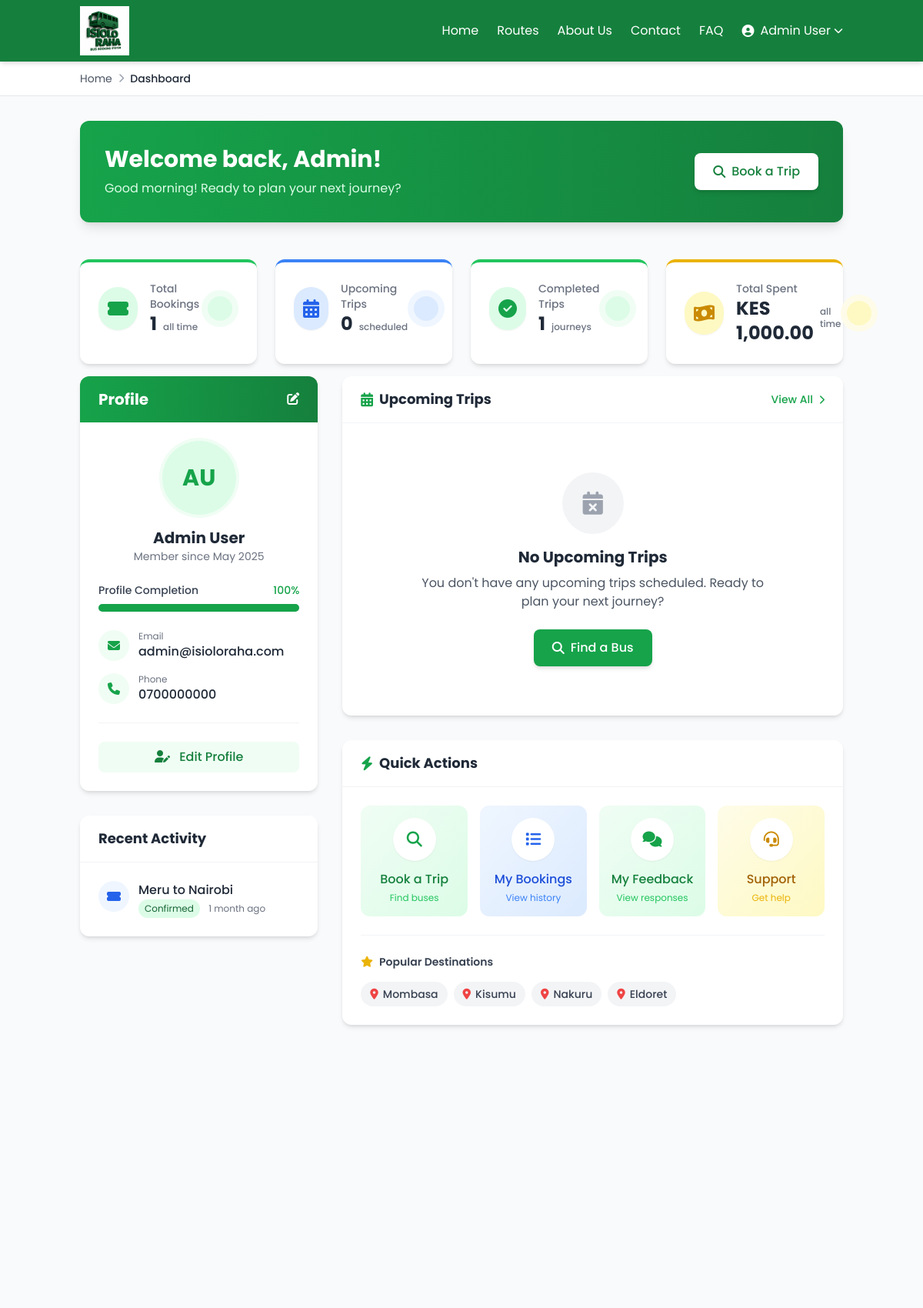
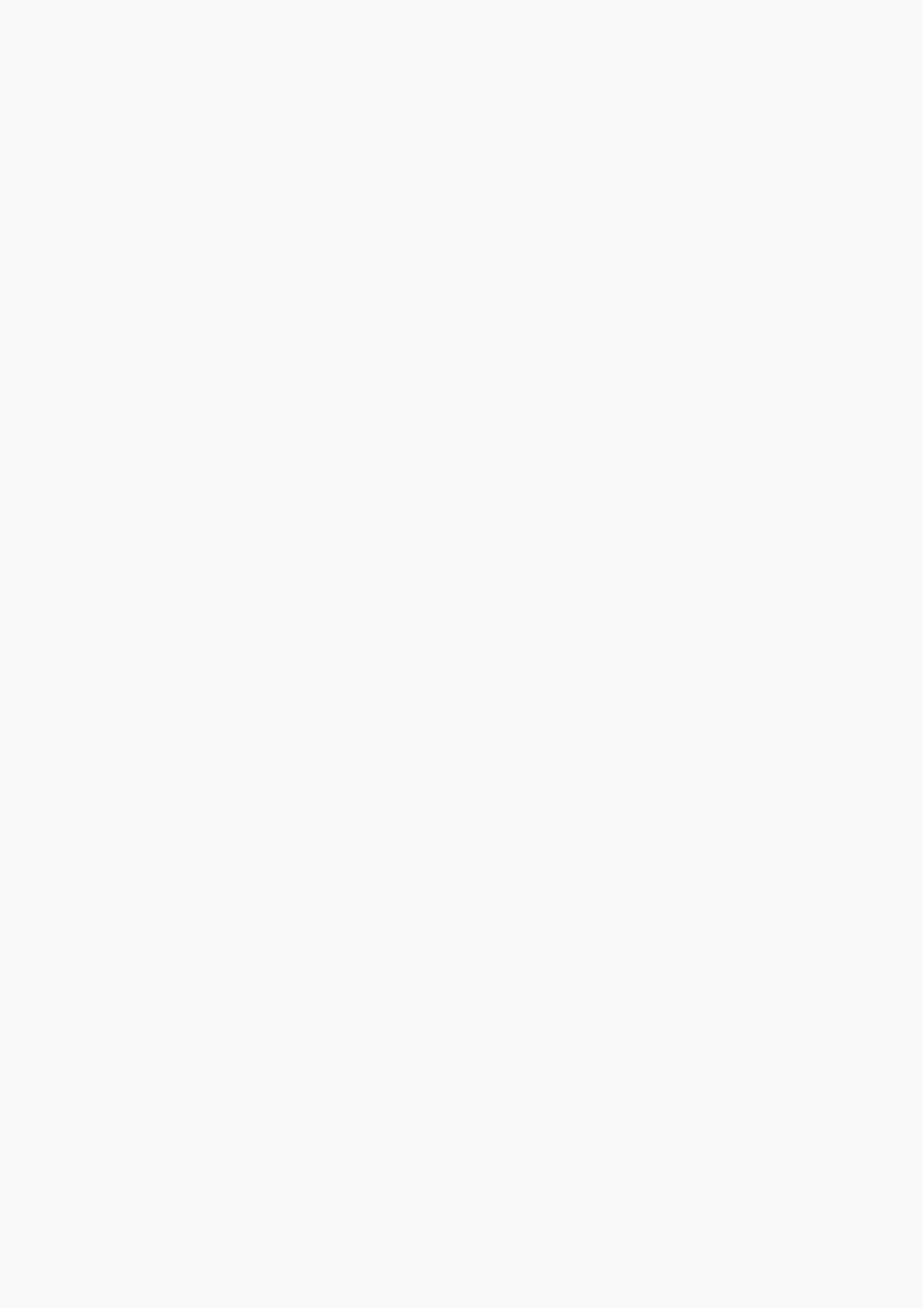
/user/dashboard.php (signed in, upper part), run on the app's committed database (2 pictures, top to bottom).
### tables this page shows
CREATE TABLE `users` (
  `id` int(11) UNSIGNED NOT NULL,
  `first_name` varchar(50) NOT NULL,
  `last_name` varchar(50) NOT NULL,
  `email` varchar(100) NOT NULL,
  `phone` varchar(20) NOT NULL,
  `password` varchar(255) NOT NULL,
  `role` enum('user','admin') DEFAULT 'user',
  `reset_token` varchar(100) DEFAULT NULL,
  `reset_token_expires` datetime DEFAULT NULL,
  `created_at` timestamp NOT NULL DEFAULT current_timestamp(),
  `updated_at` timestamp NOT NULL DEFAULT current_timestamp() ON UPDATE current_timestamp()
);

CREATE TABLE `bookings` (
  `id` int(11) UNSIGNED NOT NULL,
  `booking_reference` varchar(20) NOT NULL,
  `user_id` int(11) UNSIGNED NOT NULL,
  `schedule_id` int(11) UNSIGNED NOT NULL,
  `seat_number` varchar(10) NOT NULL,
  `passenger_name` varchar(100) NOT NULL,
  `passenger_phone` varchar(20) NOT NULL,
  `passenger_id_number` varchar(20) DEFAULT NULL,
  `amount` decimal(10,2) NOT NULL,
  `status` enum('pending','confirmed','cancelled','completed') DEFAULT 'pending',
  `created_at` timestamp NOT NULL DEFAULT current_timestamp(),
  `updated_at` timestamp NOT NULL DEFAULT current_timestamp() ON UPDATE current_timestamp()
);

CREATE TABLE `routes` (
  `id` int(11) UNSIGNED NOT NULL,
  `origin` varchar(100) NOT NULL,
  `destination` varchar(100) NOT NULL,
  `distance` decimal(10,2) DEFAULT NULL,
  `duration` int(11) DEFAULT NULL COMMENT 'Duration in minutes',
  `created_at` timestamp NOT NULL DEFAULT current_timestamp(),
  `updated_at` timestamp NOT NULL DEFAULT current_timestamp() ON UPDATE current_timestamp()
);

### user/dashboard.php (the view, shortened to what the rows shown need)
<?php
require_once '../includes/functions.php';
require_once '../includes/templates/header.php';
$conn = require_once '../config/database.php';
$sql = "SELECT first_name, last_name, email, phone, created_at FROM users WHERE id = ?";
if ($stmt = $conn->prepare($sql)) {
    $stmt->bind_param("i", $_SESSION['user_id']);
    if ($stmt->execute()) {
        $result = $stmt->get_result();
        if ($result->num_rows == 1) {
            $user = $result->fetch_assoc();
        }
    }
}
$sql = "SELECT b.booking_reference, b.status, b.created_at,
        r.origin, r.destination
        FROM bookings b
        JOIN schedules s ON b.schedule_id = s.id
        JOIN routes r ON s.route_id = r.id
        WHERE b.user_id = ?
        ORDER BY b.created_at DESC
        LIMIT 3";
if ($stmt = $conn->prepare($sql)) {
    $stmt->bind_param("i", $_SESSION['user_id']);
    if ($stmt->execute()) {
        $result = $stmt->get_result();
        $recent_activity = [];
        while ($row = $result->fetch_assoc()) {
            $recent_activity[] = $row;
        }
    }
}
?>
<div class="bg-gray-50 min-h-screen">
    <div class="container mx-auto px-4 py-8">
        <div class="bg-gradient-to-r from-primary-600 to-primary-700 rounded-xl shadow-lg mb-8 overflow-hidden">
            <div class="p-6 md:p-8 flex flex-col md:flex-row items-center justify-between">
                <div class="mb-4 md:mb-0">
                    <h1 class="text-2xl md:text-3xl font-bold text-white mb-2">
                        Welcome back, <?php echo $user['first_name']; ?>!
                    </h1>
                    <p class="text-primary-100">
                        <?php
                        $hour = date('H');
                        if ($hour < 12) {
                            echo "Good morning! Ready to plan your next journey?";
                        } elseif ($hour < 18) {
                            echo "Good afternoon! Where would you like to travel today?";
                        } else {
                            echo "Good evening! Looking for a comfortable ride?";
                        }
                        ?>
                    </p>
                </div>
            </div>
        </div>
        <div class="grid grid-cols-1 lg:grid-cols-3 gap-8">
            <div class="lg:col-span-1">
                <div class="bg-white rounded-xl shadow-md overflow-hidden mb-8">
                    <div class="bg-gradient-to-r from-primary-600 to-primary-700 px-6 py-4">
                        <div class="flex justify-between items-center">
                            <h2 class="text-xl font-bold text-white">Profile</h2>
                        </div>
                    </div>
                    <div class="p-6">
                        <div class="flex flex-col items-center mb-6">
                            <div class="w-24 h-24 rounded-full bg-primary-100 flex items-center justify-center text-primary-600 mb-4 ring-4 ring-primary-50">
                                <span class="text-3xl font-bold"><?php echo substr($user['first_name'], 0, 1) . substr($user['last_name'], 0, 1); ?></span>
                            </div>
                            <h3 class="text-xl font-bold text-gray-800"><?php echo $user['first_name'] . ' ' . $user['last_name']; ?></h3>
                            <p class="text-gray-500 text-sm">Member since <?php echo date('M Y', strtotime($user['created_at'])); ?></p>
                        </div>
                        <div class="space-y-4">
                            <div class="flex items-center">
                                <div>
                                    <p class="text-xs text-gray-500">Email</p>
                                    <p class="font-medium text-gray-800"><?php echo $user['email']; ?></p>
                                </div>
                            </div>
                            <div class="flex items-center">
                                <div>
                                    <p class="text-xs text-gray-500">Phone</p>
                                    <p class="font-medium text-gray-800"><?php echo $user['phone'] ?: 'Not provided'; ?></p>
                                </div>
                            </div>
                        </div>
                    </div>
                </div>
                <div class="bg-white rounded-xl shadow-md overflow-hidden">
                    <div class="px-6 py-4 border-b border-gray-100">
                        <h2 class="text-lg font-bold text-gray-800">Recent Activity</h2>
                    </div>
                    <div class="p-6">
                        <?php if (!empty($recent_activity)): ?>
                            <div class="space-y-4">
                                <?php foreach ($recent_activity as $activity): ?>
                                    <div class="flex items-start">
                                        <div class="w-10 h-10 rounded-full bg-blue-50 flex items-center justify-center text-blue-600 mr-3 flex-shrink-0">
                                            <i class="fas fa-ticket-alt"></i>
                                        </div>
                                        <div>
                                            <p class="font-medium text-gray-800">
                                                <?php echo $activity['origin']; ?> to <?php echo $activity['destination']; ?>
                                            </p>
                                            <p class="text-xs text-gray-500">
                                                <span class="inline-block px-2 py-1 rounded-full <?php echo $activity['status'] == 'confirmed' ? 'bg-green-100 text-green-800' : 'bg-gray-100 text-gray-800'; ?> text-xs mr-2">
                                                    <?php echo ucfirst($activity['status']); ?>
                                                </span>
                                                <?php echo timeAgo($activity['created_at']); ?>
                                            </p>
                                        </div>
                                    </div>
                                <?php endforeach; ?>
                            </div>
                        <?php endif; ?>
                    </div>
                </div>
            </div>
            <div class="lg:col-span-2">
                <div class="bg-white rounded-xl shadow-md overflow-hidden mb-8">
                    <div class="px-6 py-4 border-b border-gray-100 flex justify-between items-center">
                        <h2 class="text-lg font-bold text-gray-800 flex items-center">
                            <i class="fas fa-calendar-alt text-primary-600 mr-2"></i> Upcoming Trips
                        </h2>
                    </div>
                </div>
                <div class="bg-white rounded-xl shadow-md overflow-hidden">
                    <div class="px-6 py-4 border-b border-gray-100">
                        <h2 class="text-lg font-bold text-gray-800 flex items-center">
                            <i class="fas fa-bolt text-primary-600 mr-2"></i> Quick Actions
                        </h2>
                    </div>
                </div>
            </div>
        </div>
    </div>
</div>
<?php
require_once '../includes/templates/footer.php';
?>

### data on the page
users: first_name "Admin", first_name "A", last_name "U", last_name "User", created_at "May 2025", email "admin@isioloraha.com", phone "0700000000"
bookings: routes.origin "Meru", routes.destination "Nairobi", status "Confirmed", created_at "1 month ago"

### other printed values
$_SESSION['user_name'] "Admin User"
$stats['total_bookings'] "1"
$stats['upcoming_bookings'] "0"
$stats['completed_bookings'] "1"
formatCurrency($stats['total_spent'] ?? 0) "KES 1,000.00"
$profile_completion "100"
